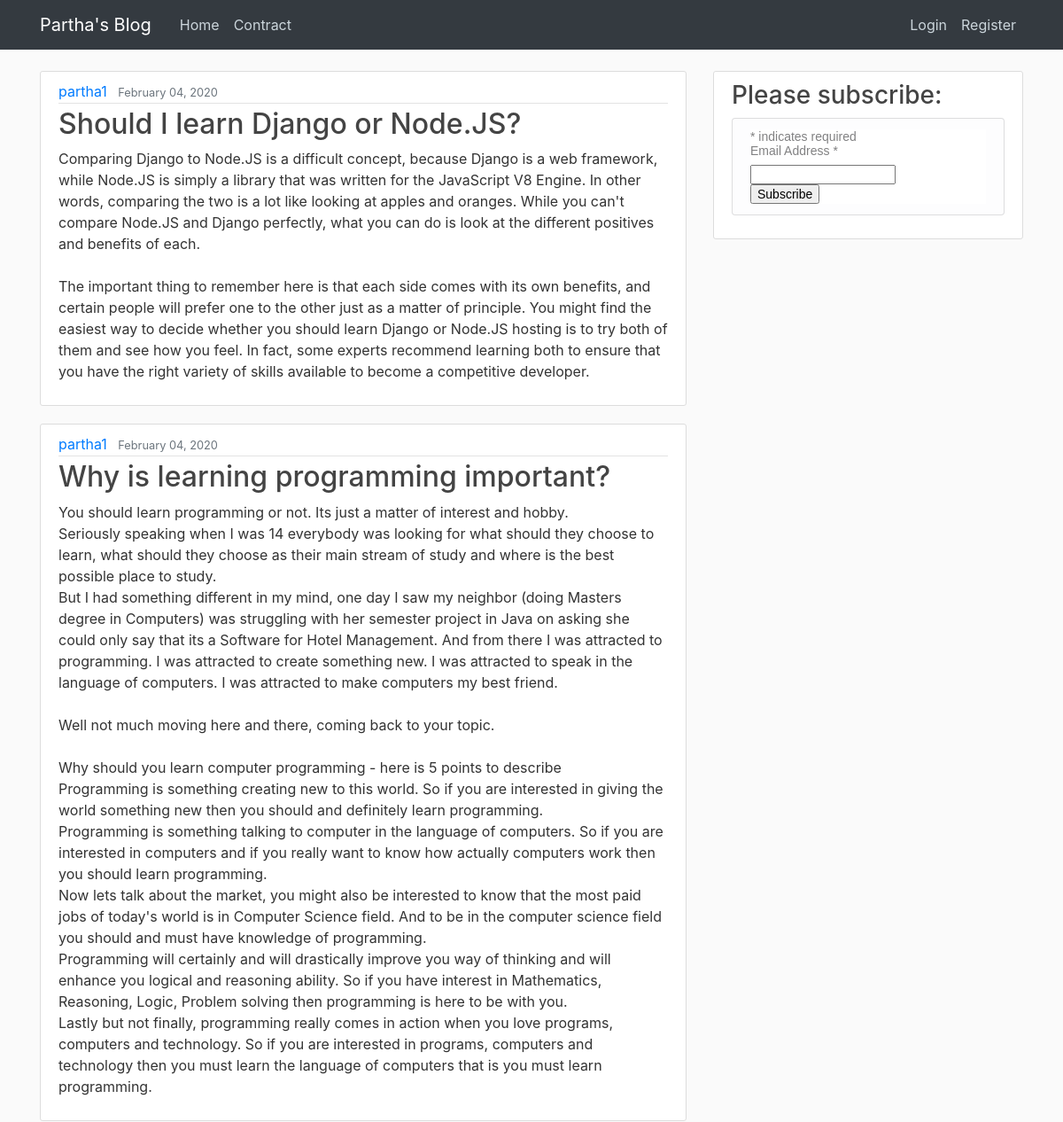
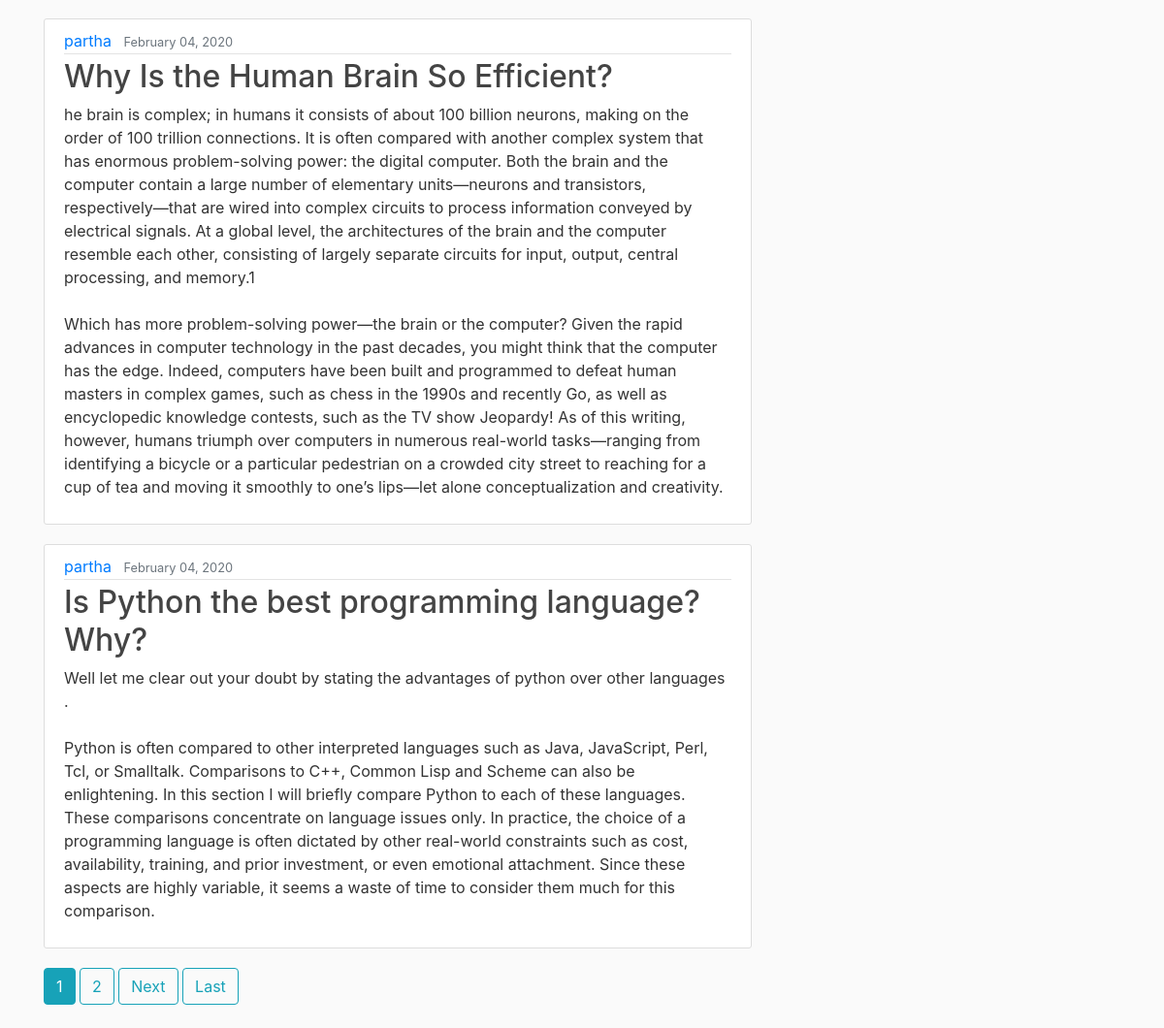
The page / on the database its author committed (2 pictures, top to bottom).
### myapp/models.py (models this page shows, shortened)
class Post(models.Model):
    title = models.CharField(max_length=100)
    content = models.TextField()
    date_posted = models.DateTimeField(default=timezone.now)
    author = models.ForeignKey(User, on_delete=models.CASCADE)

### myapp/views.py (the view)
# urls.py: path('', PostListView.as_view(), name='blog-home'),
class PostListView(generic.ListView):
    model = Post
    paginate_by = 4
    template_name = 'home.html'  # <app>/<model>_<viewtype>.html
    context_object_name = 'posts'
    ordering = ['-date_posted']

### template/home.html (shortened to what this page needs)
{% extends "base.html" %}
{% block content %}
    {% for post in posts %}
        <article class="media content-section">
          <div class="media-body">
            <div class="article-metadata">
              <a class="mr-2" href="{% url 'user-posts' post.author.username %}">{{ post.author }}</a>
              <small class="text-muted">{{ post.date_posted|date:"F d, Y" }}</small>
            </div>
            <h2><a class="article-title" href="{% url 'post-detail' post.id %}">{{ post.title }}</a></h2>
            <p class="article-content">{{ post.content }}</p>
          </div>
        </article>
    {% endfor %}
    {% if is_paginated %}
    {% for num in page_obj.paginator.page_range %}
      {% if page_obj.number == num %}
        <a class="btn btn-info mb-4" href="?page={{ num }}">{{ num }}</a>
      {% elif num > page_obj.number|add:'-3' and num < page_obj.number|add:'3' %}
        <a class="btn btn-outline-info mb-4" href="?page={{ num }}">{{ num }}</a>
      {% endif %}
    {% endfor %}
    {% if page_obj.has_next %}
      <a class="btn btn-outline-info mb-4" href="?page={{ page_obj.next_page_number }}">Next</a>
      <a class="btn btn-outline-info mb-4" href="?page={{ page_obj.paginator.num_pages }}">Last</a>
    {% endif %}
  {% endif %}
{% endblock content %}

### static/main.css (style rules this page uses)
body { background: #fafafa; color: #333333; margin-top: 5rem; }
h1, h2, h3, h4, h5, h6 { color: #444444; }
.content-section { background: #ffffff; padding: 10px 20px; border: 1px solid #dddddd; border-radius: 3px; margin-bottom: 20px; }
.article-title { color: #444444; }
.article-content { white-space: pre-line; }
.article-metadata { padding-bottom: 1px; margin-bottom: 4px; border-bottom: 1px solid #e3e3e3 }

### rows shown on the page
Post: author "partha1", date_posted "February 04, 2020", title "Should I learn Django or Node.JS?", content "Comparing Django to Node.JS is a difficult concept, because Django is a web framework, while Node.JS is simply a library that was written for the JavaScript V8 Engine. In other words, comparing the two is a lot like looking at apples and oranges. While you can't compare Node.JS and Django perfectly, what you can do is look at the different positives and benefits of each. The important thing to remember here is that each side comes with its own benefits, and certain people will prefer one to the other just as a matter of principle. You might find the easiest way to decide whether you should learn Django or Node.JS hosting is to try both of them and see how you feel. In fact, some experts…"
Post: author "partha1", date_posted "February 04, 2020", title "Why is learning programming important?", content "You should learn programming or not. Its just a matter of interest and hobby. Seriously speaking when I was 14 everybody was looking for what should they choose to learn, what should they choose as their main stream of study and where is the best possible place to study. But I had something different in my mind, one day I saw my neighbor (doing Masters degree in Computers) was struggling with her semester project in Java on asking she could only say that its a Software for Hotel Management. And from there I was attracted to programming. I was attracted to create something new. I was attracted to speak in the language of computers. I was attracted to make computers my best friend. Well not…"
Post: author "partha", date_posted "February 04, 2020", title "Why Is the Human Brain So Efficient?", content "he brain is complex; in humans it consists of about 100 billion neurons, making on the order of 100 trillion connections. It is often compared with another complex system that has enormous problem-solving power: the digital computer. Both the brain and the computer contain a large number of elementary units—neurons and transistors, respectively—that are wired into complex circuits to process information conveyed by electrical signals. At a global level, the architectures of the brain and the computer resemble each other, consisting of largely separate circuits for input, output, central processing, and memory.1 Which has more problem-solving power—the brain or the computer? Given the rapid…"
Post: author "partha", date_posted "February 04, 2020", title "Is Python the best programming language? Why?", content "Well let me clear out your doubt by stating the advantages of python over other languages . Python is often compared to other interpreted languages such as Java, JavaScript, Perl, Tcl, or Smalltalk. Comparisons to C++, Common Lisp and Scheme can also be enlightening. In this section I will briefly compare Python to each of these languages. These comparisons concentrate on language issues only. In practice, the choice of a programming language is often dictated by other real-world constraints such as cost, availability, training, and prior investment, or even emotional attachment. Since these aspects are highly variable, it seems a waste of time to consider them much for this comparison."

### other values the page prints
{{ num }} "1"
{{ num }} "2"
